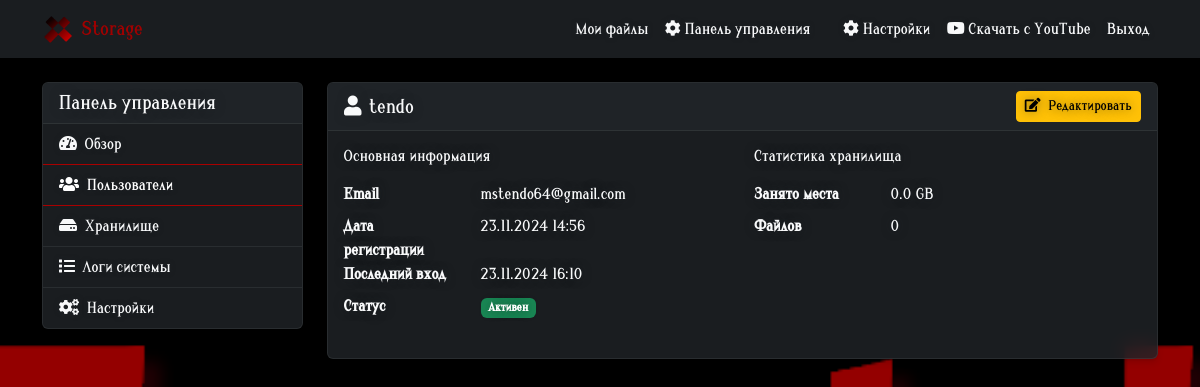
Page /esadmin/users/2/ (signed in) on the committed database.
### eventshock_auth/models.py (models this page shows, shortened)
class SystemSettings(models.Model):
    site_name = models.CharField(max_length=100, default='eStorage')
    site_logo = models.ImageField(upload_to='system/logo/', null=True, blank=True)
    site_name_color = models.CharField(max_length=7, default='#ffffff', help_text='HEX color code')
    class Meta:
        verbose_name = 'System Settings'
        verbose_name_plural = 'System Settings'
    @classmethod
    def get_settings(cls):
        settings, _ = cls.objects.get_or_create(pk=1)
        return settings

### eventshock_auth/admin/views.py (the view)
# urls.py: path('users/<int:user_id>/', views.user_detail, name='user_detail'),
@user_passes_test(is_superuser)
def user_detail(request, user_id):
    user = get_object_or_404(User, id=user_id)
    storage_used = UserFile.objects.filter(user=user).aggregate(
        total=Sum('file_size'))['total'] or 0
    files_count = UserFile.objects.filter(user=user).count()
    context = {
        'active_tab': 'users',
        'user_data': user,
        'storage_used': f"{storage_used / (1024*1024*1024):.1f} GB",
        'files_count': files_count,
        'joined_at': user.date_joined,
        'last_login': user.last_login
    }
    return render(request, 'eventshock_auth/admin/user_detail.html', context)

### eventshock_auth/admin/views.py (called while the page is built)
def is_superuser(user):
    return user.is_superuser

### eventshock_auth/models.py (called while the page is built)
    def accent_color_rgb(self):
        color = self.accent_color.lstrip('#')
        return f"{int(color[:2], 16)}, {int(color[2:4], 16)}, {int(color[4:], 16)}"

    def accent_color_darker(self):
        color = self.accent_color.lstrip('#')
        r = max(int(color[:2], 16) - 30, 0)
        g = max(int(color[2:4], 16) - 30, 0)
        b = max(int(color[4:], 16) - 30, 0)
        return f"#{r:02x}{g:02x}{b:02x}"

### utils/context_processors.py (called while the page is built)
def language_processor(request):
    current_lang = request.LANGUAGE_CODE
    languages = get_available_languages()
    translations = load_language(current_lang)
    return {
        'available_languages': languages,
        'current_language': current_lang,
        't': translations['translations']  # Для удобного доступа к переводам в шаблонах
    }

def system_settings(request):
    return {
        'system_settings': SystemSettings.get_settings()
    }

### utils/localization.py (called while the page is built)
def load_language(lang_code):
    lang_file = os.path.join(settings.BASE_DIR, 'lang', f'{lang_code}.json')
    try:
        with open(lang_file, 'r', encoding='utf-8') as f:
            return json.load(f)
    except FileNotFoundError:
        with open(os.path.join(settings.BASE_DIR, 'lang', 'en.json'), 'r', encoding='utf-8') as f:
            return json.load(f)

def get_available_languages():
    lang_dir = os.path.join(settings.BASE_DIR, 'lang')
    languages = []
    for file in os.listdir(lang_dir):
        if file.endswith('.json'):
            with open(os.path.join(lang_dir, file), 'r', encoding='utf-8') as f:
                lang_data = json.load(f)
                languages.append({
                    'id': lang_data['id'],
                    'name': lang_data['name']
                })
    return languages

### templates/eventshock_auth/admin/user_detail.html
{% extends 'eventshock_auth/admin/base.html' %}
{% block admin_content %}
<div class="card">
    <div class="card-header d-flex justify-content-between align-items-center">
        <h5 class="mb-0"><i class="fas fa-user me-2"></i>{{ user_data.username }}</h5>
        <a href="{% url 'esadmin:user_edit' user_data.id %}" class="btn btn-warning btn-sm">
            <i class="fas fa-edit me-2"></i>Редактировать
        </a>
    </div>
    <div class="card-body">
        <div class="row">
            <div class="col-md-6">
                <h6 class="mb-3">Основная информация</h6>
                <dl class="row">
                    <dt class="col-sm-4">Email</dt>
                    <dd class="col-sm-8">{{ user_data.email }}</dd>
                    <dt class="col-sm-4">Дата регистрации</dt>
                    <dd class="col-sm-8">{{ joined_at|date:"d.m.Y H:i" }}</dd>
                    <dt class="col-sm-4">Последний вход</dt>
                    <dd class="col-sm-8">{{ last_login|date:"d.m.Y H:i"|default:"Никогда" }}</dd>
                    <dt class="col-sm-4">Статус</dt>
                    <dd class="col-sm-8">
                        <span class="badge {% if user_data.is_active %}bg-success{% else %}bg-danger{% endif %}">
                            {{ user_data.is_active|yesno:"Активен,Заблокирован" }}
                        </span>
                    </dd>
                </dl>
            </div>
            <div class="col-md-6">
                <h6 class="mb-3">Статистика хранилища</h6>
                <dl class="row">
                    <dt class="col-sm-4">Занято места</dt>
                    <dd class="col-sm-8">{{ storage_used }}</dd>
                    <dt class="col-sm-4">Файлов</dt>
                    <dd class="col-sm-8">{{ files_count }}</dd>
                </dl>
            </div>
        </div>
    </div>
</div>
{% endblock %}

### templates/base.html (shortened to what this page needs)
<!DOCTYPE html>
<html lang="ru" data-bs-theme="{{ user.userprofile.theme }}">
<head>
    <link href="https://cdn.jsdelivr.net/npm/bootstrap@5.3.0/dist/css/bootstrap.min.css" rel="stylesheet">
    <link rel="stylesheet" href="https://cdnjs.cloudflare.com/ajax/libs/font-awesome/6.0.0/css/all.min.css">
    <link href="https://vjs.zencdn.net/7.20.3/video-js.css" rel="stylesheet" />
    <link href="https://cdn.jsdelivr.net/npm/plyr@3.7.8/dist/plyr.css" rel="stylesheet" />
    <link href="https://cdnjs.cloudflare.com/ajax/libs/medium-zoom/1.0.6/medium-zoom.min.css" rel="stylesheet">
    <link rel="stylesheet" href="https://cdnjs.cloudflare.com/ajax/libs/font-awesome/5.15.4/css/all.min.css">
</head>
<body>
    <nav class="navbar navbar-expand-lg">
        <div class="container">
            <a class="navbar-brand d-flex align-items-center" href="/">
                {% if system_settings.site_logo %}
                    <img src="{{ system_settings.site_logo.url }}" alt="Logo"
                         class="me-2" style="height: 32px;">
                {% endif %}
                <span style="color: {{ system_settings.site_name_color }}">
                    {{ system_settings.site_name }}
                </span>
            </a>
            <div class="collapse navbar-collapse" id="navbarNav">
                <ul class="navbar-nav ms-auto">
                    {% if user.is_authenticated %}
                        <li class="nav-item">
                            <a class="nav-link" href="{% url 'dashboard' %}">{{ t.storage.my_files }}</a>
                        </li>
                        {% if user.is_superuser %}
                        <li class="nav-item">
                            <a class="nav-link" href="{% url 'esadmin:dashboard' %}">
                                <i class="fas fa-cog"></i> {{ t.admin.dashboard }}
                            </a>
                        </li>
                        {% endif %}
                        <li class="nav-item">
                            <a class="nav-link" href="{% url 'manage_accounts' %}">{{ t.settings.linked_accounts }}</a>
                        </li>
                        <li class="nav-item">
                            <a class="nav-link" href="{% url 'settings_profile' %}">
                                <i class="fas fa-cog"></i> {{ t.settings.settings }}
                            </a>
                        </li>
                        <li class="nav-item">
                            <a class="nav-link" href="{% url 'youtube_download' %}">
                                <i class="fab fa-youtube"></i> {{ t.storage.youtube_download }}
                            </a>
                        </li>
                        <li class="nav-item">
                            <a class="nav-link" href="{% url 'logout' %}">{{ t.auth.logout }}</a>
                        </li>
                    {% endif %}
                </ul>
            </div>
        </div>
    </nav>
    <div class="container mt-4">
        <div class="content-container">
            {% block content %}
            {% endblock %}
        </div>
    </div>
</body>
</html>

### templates/base.html (style rules this page uses)
:root { --bs-body-bg: #f8f9fa; --bs-body-color: #212529; --bs-primary: #0d6efd; --bs-link-color: #0d6efd; --bs-link-hover-color: #0d6efd; --bs-navbar-color: #212529; --bs-container-color: #f8f9fa; }
[data-bs-theme="dark"] { --bs-body-bg: #212529; --bs-body-color: #f8f9fa; --bs-border-color: #495057; }
.navbar { background: rgba(var(--bs-body-bg-rgb), 0.5) !important; backdrop-filter: blur(10px); z-index: 8500 !important; }
body { position: relative; }
.card *, .navbar *, .modal * { color: inherit; }
.nav-link { color: var(--bs-body-color) !important; }
.navbar-nav .nav-link { color: var(--bs-body-color) !important; text-shadow: 0 0 10px rgba(var(--bs-body-bg-rgb), 0.5); }
[data-bs-theme="dark"] { --text-color: #f8f9fa; }
.nav-link, .list-group-item, .navbar-nav .nav-link, h1, h2, h3, h4, h5, h6, .text-muted { color: var(--text-color) !important; }
.navbar-nav .nav-link, .settings-nav .nav-link, .list-group-item { text-shadow: 0 0 5px rgba(var(--bs-body-bg-rgb), 0.5); }
body > *:not(.card):not(.navbar):not(.modal):not(script):not(style) { color: var(--adaptive-text-color, var(--bs-body-color)); transition: color 0.3s ease; }
.transparent-text { text-shadow: 0 0 10px rgba(var(--bs-body-bg-rgb), 0.5); }

### rows in the picture
SystemSettings: site_logo (picture), site_name "Storage"

### other values in the picture
{{ t.storage.my_files }} "Мои файлы"
{{ t.admin.dashboard }} "Панель управления"
{{ t.settings.settings }} "Настройки"
{{ t.storage.youtube_download }} "Скачать с YouTube"
{{ t.auth.logout }} "Выход"
{{ user_data.username }} "tendo"
{{ user_data.email }} "mstendo64@gmail.com"
{{ joined_at|date:"d.m.Y H:i" }} "23.11.2024 14:56"
{{ last_login|date:"d.m.Y H:i"|default:"Никогда" }} "23.11.2024 16:10"
{{ user_data.is_active|yesno:"Активен,Заблокирован" }} "Активен"
{{ storage_used }} "0.0 GB"
{{ files_count }} "0"
